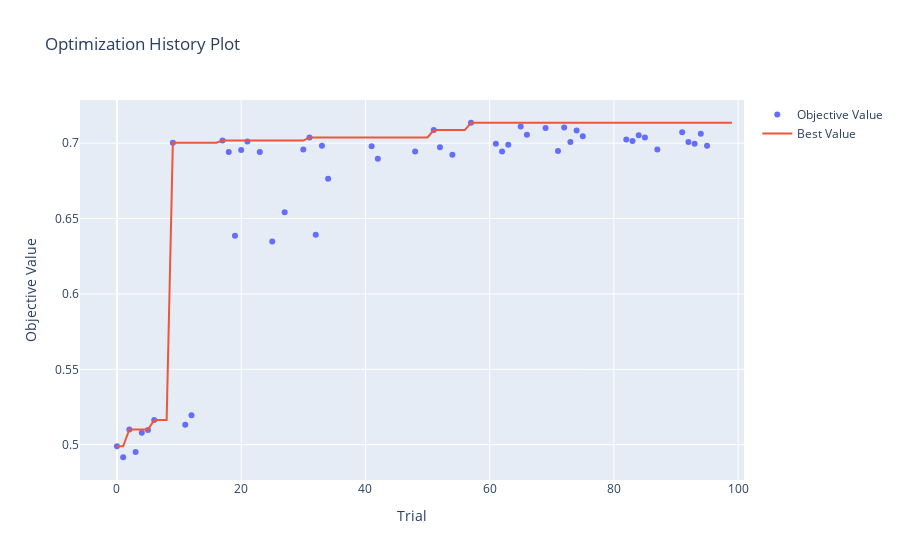
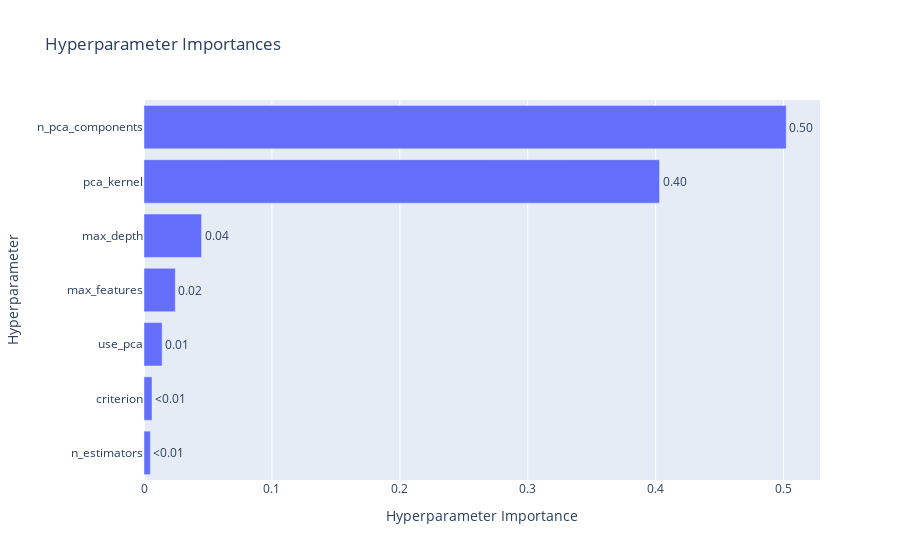
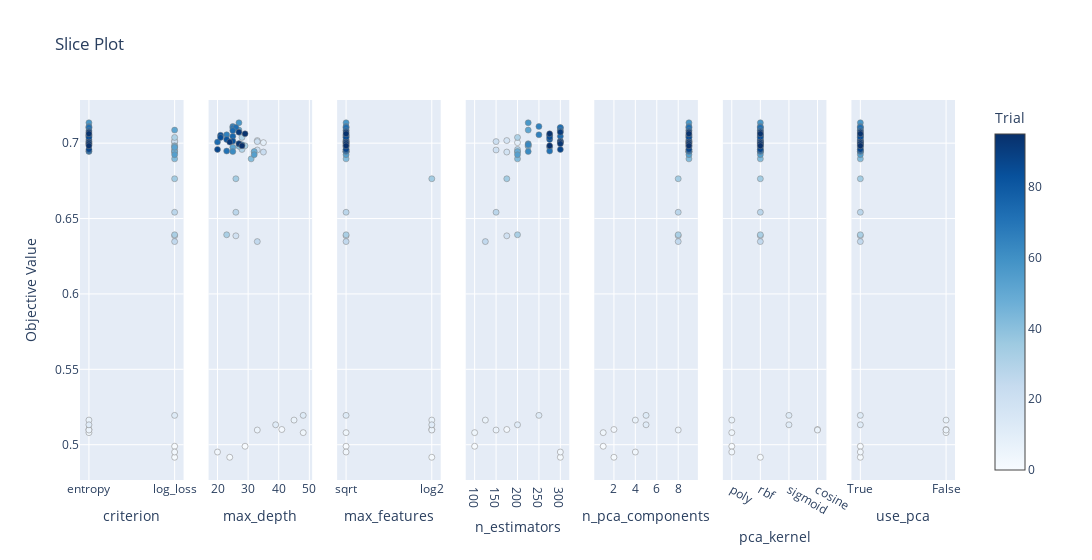

The notebook cell these images were saved under, in order:
### Code cell
import numpy as np
from sklearn.model_selection import train_test_split
from sklearn.preprocessing import StandardScaler
from sklearn.metrics import accuracy_score
from sklearn.decomposition import PCA, KernelPCA
from sklearn.ensemble import RandomForestClassifier
import optuna
import optuna.visualization as vis

n = 9

X = np.load('Datasets/kryptonite-%s-X.npy'%(n))
y = np.load('Datasets/kryptonite-%s-y.npy'%(n))

def objective(trial):
    ### ========== Shuffle and Split Data ========== ###

    X_train, X_val, y_train, y_val = train_test_split(X, y, test_size=0.8, random_state=42)

    scaler = StandardScaler()
    X_train_scaled = scaler.fit_transform(X_train)
    X_val_scaled = scaler.transform(X_val)

    # Suggest dimensionality reduction and kernel parameters
    use_pca = trial.suggest_categorical('use_pca', ['True', 'False'])
    
    if use_pca == 'True':
        kernel_pca = trial.suggest_categorical('pca_kernel', ['linear', 'poly', 'rbf', 'sigmoid', 'cosine'])
        # kernel_pca = 'linear'

        params_pca = {}

        if kernel_pca == 'poly':
            params_pca['degree'] = trial.suggest_int('degree_pca', 1, 10)
        if kernel_pca in ['poly', 'rbf', 'sigmoid']:
            params_pca['gamma'] = trial.suggest_float('gamma_pca', 0.1, 10)

        params_pca['n_jobs'] = -1
        params_pca['n_components'] = trial.suggest_int('n_pca_components', 1, max(1, X_train_scaled.shape[1]))


    ### ========== Dimensionality Reduction ========== ###

    if use_pca == 'True':
        pca = KernelPCA(**params_pca)

        X_train_scaled = pca.fit_transform(X_train_scaled)
        X_val_scaled = pca.transform(X_val)

    # KNN Classifier parameters
    classifier = RandomForestClassifier(
        n_estimators=trial.suggest_int('n_estimators', 100, 300, step=25),
        n_jobs=-1
    )

    # Train the classifier
    classifier.fit(X_train_scaled, y_train)

    # Evaluate on the val set
    y_val_pred = classifier.predict(X_val_scaled)
    val_accuracy = accuracy_score(y_val, y_val_pred)

    # Report validation accuracy for pruning
    trial.report(val_accuracy, step=0)

    # Check if the trial should be pruned
    if trial.should_prune():
        raise optuna.TrialPruned()


    return val_accuracy

# Create a study object with a pruner
pruner = optuna.pruners.MedianPruner()
study = optuna.create_study(direction="maximize", pruner=pruner)

# Optimize the objective function
study.optimize(objective, n_trials=100)

print("Best hyperparameters:", study.best_params)
print("Best value:", study.best_value)

# Visualize the optimization history and parameter importances
vis.plot_optimization_history(study).show()
vis.plot_param_importances(study).show()
vis.plot_slice(study).show()

### Figure 1 — Plotly figure (JSON) as saved in the notebook; plotly's stock layout.template omitted (floating-point values rounded to 4 significant figures)
{"data": [{"mode": "markers", "name": "Objective Value", "type": "scatter", "x": [0, 1, 2, 3, 4, 5, 6, 9, 11, 12, 17, 18, 19, 20, 21, 23, 25, 27, 30, 31, 32, 33, 34, 41, 42, 48, 51, 52, 54, 57, 61, 62, 63, 65, 66, 69, 71, 72, 73, 74, 75, 82, 83, 84, 85, 87, 91, 92, 93, 94, 95], "y": [0.499, 0.4917, 0.5101, 0.4951, 0.508, 0.5097, 0.5163, 0.7003, 0.5132, 0.5194, 0.7017, 0.6941, 0.6385, 0.6955, 0.701, 0.6941, 0.6347, 0.6542, 0.6958, 0.7038, 0.6392, 0.6983, 0.6764, 0.6979, 0.6896, 0.6944, 0.7087, 0.6972, 0.6924, 0.7135, 0.6997, 0.6944, 0.699, 0.7111, 0.7056, 0.7101, 0.6948, 0.7104, 0.7007, 0.7083, 0.7045, 0.7024, 0.7014, 0.7052, 0.7038, 0.6958, 0.7073, 0.7007, 0.6997, 0.7063, 0.6983]}, {"mode": "lines", "name": "Best Value", "type": "scatter", "x": [0, 1, 2, 3, 4, 5, 6, 7, 8, 9, 10, 11, 12, 13, 14, 15, 16, 17, 18, 19, 20, 21, 22, 23, 24, 25, 26, 27, 28, 29, 30, 31, 32, 33, 34, 35, 36, 37, 38, 39, 40, 41, 42, 43, 44, 45, 46, 47, 48, 49, 50, 51, 52, 53, 54, 55, 56, 57, 58, 59, 60, 61, 62, 63, 64, 65, 66, 67, 68, 69, 70, 71, 72, 73, 74, 75, 76, 77, 78, 79, 80, 81, 82, 83, 84, 85, 86, 87, 88, 89, 90, 91, 92, 93, 94, 95, 96, 97, 98, 99], "y": [0.499, 0.499, 0.5101, 0.5101, 0.5101, 0.5101, 0.5163, 0.5163, 0.5163, 0.7003, 0.7003, 0.7003, 0.7003, 0.7003, 0.7003, 0.7003, 0.7003, 0.7017, 0.7017, 0.7017, 0.7017, 0.7017, 0.7017, 0.7017, 0.7017, 0.7017, 0.7017, 0.7017, 0.7017, 0.7017, 0.7017, 0.7038, 0.7038, 0.7038, 0.7038, 0.7038, 0.7038, 0.7038, 0.7038, 0.7038, 0.7038, 0.7038, 0.7038, 0.7038, 0.7038, 0.7038, 0.7038, 0.7038, 0.7038, 0.7038, 0.7038, 0.7087, 0.7087, 0.7087, 0.7087, 0.7087, 0.7087, 0.7135, 0.7135, 0.7135, 0.7135, 0.7135, 0.7135, 0.7135, 0.7135, 0.7135, 0.7135, 0.7135, 0.7135, 0.7135, 0.7135, 0.7135, 0.7135, 0.7135, 0.7135, 0.7135, 0.7135, 0.7135, 0.7135, 0.7135, 0.7135, 0.7135, 0.7135, 0.7135, 0.7135, 0.7135, 0.7135, 0.7135, 0.7135, 0.7135, 0.7135, 0.7135, 0.7135, 0.7135, 0.7135, 0.7135, 0.7135, 0.7135, 0.7135, 0.7135]}, {"marker": {"color": "#cccccc"}, "mode": "markers", "name": "Infeasible Trial", "showlegend": false, "type": "scatter", "x": [], "y": []}], "layout": {"title": {"text": "Optimization History Plot"}, "xaxis": {"title": {"text": "Trial"}}, "yaxis": {"title": {"text": "Objective Value"}}}}

### Figure 2 — Plotly figure (JSON) as saved in the notebook; plotly's stock layout.template omitted (floating-point values rounded to 4 significant figures)
{"data": [{"cliponaxis": false, "hovertemplate": ["n_estimators (IntDistribution): 0.0049884529104392275<extra></extra>", "criterion (CategoricalDistribution): 0.00627927807592078<extra></extra>", "use_pca (CategoricalDistribution): 0.014180047660531768<extra></extra>", "max_features (CategoricalDistribution): 0.024451328238585434<extra></extra>", "max_depth (IntDistribution): 0.04499556614034726<extra></extra>", "pca_kernel (CategoricalDistribution): 0.40303913457652774<extra></extra>", "n_pca_components (IntDistribution): 0.5020661923976477<extra></extra>"], "name": "Objective Value", "orientation": "h", "text": ["<0.01", "<0.01", "0.01", "0.02", "0.04", "0.40", "0.50"], "textposition": "outside", "type": "bar", "x": [0.004988, 0.006279, 0.01418, 0.02445, 0.045, 0.403, 0.5021], "y": ["n_estimators", "criterion", "use_pca", "max_features", "max_depth", "pca_kernel", "n_pca_components"]}], "layout": {"title": {"text": "Hyperparameter Importances"}, "xaxis": {"title": {"text": "Hyperparameter Importance"}}, "yaxis": {"title": {"text": "Hyperparameter"}}}}

### Figure 3 — Plotly figure (JSON) as saved in the notebook; plotly's stock layout.template omitted (floating-point values rounded to 4 significant figures)
{"data": [{"marker": {"color": [0, 1, 2, 3, 4, 5, 6, 9, 11, 12, 17, 18, 19, 20, 21, 23, 25, 27, 30, 31, 32, 33, 34, 41, 42, 48, 51, 52, 54, 57, 61, 62, 63, 65, 66, 69, 71, 72, 73, 74, 75, 82, 83, 84, 85, 87, 91, 92, 93, 94, 95], "colorbar": {"title": {"text": "Trial"}, "x": 1, "xpad": 40}, "colorscale": [[0, "rgb(247,251,255)"], [0.125, "rgb(222,235,247)"], [0.25, "rgb(198,219,239)"], [0.375, "rgb(158,202,225)"], [0.5, "rgb(107,174,214)"], [0.625, "rgb(66,146,198)"], [0.75, "rgb(33,113,181)"], [0.875, "rgb(8,81,156)"], [1, "rgb(8,48,107)"]], "line": {"color": "Grey", "width": 0.5}, "showscale": true}, "mode": "markers", "name": "Feasible Trial", "showlegend": false, "type": "scatter", "x": ["log_loss", "log_loss", "entropy", "log_loss", "entropy", "entropy", "entropy", "log_loss", "entropy", "log_loss", "log_loss", "log_loss", "log_loss", "log_loss", "log_loss", "log_loss", "log_loss", "log_loss", "log_loss", "log_loss", "log_loss", "log_loss", "log_loss", "log_loss", "log_loss", "log_loss", "log_loss", "log_loss", "log_loss", "entropy", "entropy", "entropy", "entropy", "entropy", "entropy", "entropy", "entropy", "entropy", "entropy", "entropy", "entropy", "entropy", "entropy", "entropy", "entropy", "entropy", "entropy", "entropy", "entropy", "entropy", "entropy"], "xaxis": "x", "y": [0.499, 0.4917, 0.5101, 0.4951, 0.508, 0.5097, 0.5163, 0.7003, 0.5132, 0.5194, 0.7017, 0.6941, 0.6385, 0.6955, 0.701, 0.6941, 0.6347, 0.6542, 0.6958, 0.7038, 0.6392, 0.6983, 0.6764, 0.6979, 0.6896, 0.6944, 0.7087, 0.6972, 0.6924, 0.7135, 0.6997, 0.6944, 0.699, 0.7111, 0.7056, 0.7101, 0.6948, 0.7104, 0.7007, 0.7083, 0.7045, 0.7024, 0.7014, 0.7052, 0.7038, 0.6958, 0.7073, 0.7007, 0.6997, 0.7063, 0.6983], "yaxis": "y"}, {"marker": {"color": [0, 1, 2, 3, 4, 5, 6, 9, 11, 12, 17, 18, 19, 20, 21, 23, 25, 27, 30, 31, 32, 33, 34, 41, 42, 48, 51, 52, 54, 57, 61, 62, 63, 65, 66, 69, 71, 72, 73, 74, 75, 82, 83, 84, 85, 87, 91, 92, 93, 94, 95], "colorbar": {"title": {"text": "Trial"}, "x": 1, "xpad": 40}, "colorscale": [[0, "rgb(247,251,255)"], [0.125, "rgb(222,235,247)"], [0.25, "rgb(198,219,239)"], [0.375, "rgb(158,202,225)"], [0.5, "rgb(107,174,214)"], [0.625, "rgb(66,146,198)"], [0.75, "rgb(33,113,181)"], [0.875, "rgb(8,81,156)"], [1, "rgb(8,48,107)"]], "line": {"color": "Grey", "width": 0.5}, "showscale": false}, "mode": "markers", "name": "Feasible Trial", "showlegend": false, "type": "scatter", "x": [29, 24, 41, 20, 48, 33, 45, 35, 39, 48, 33, 32, 26, 33, 33, 35, 33, 26, 28, 28, 23, 29, 26, 27, 31, 32, 27, 25, 32, 27, 27, 25, 28, 25, 23, 25, 23, 26, 20, 25, 25, 23, 25, 21, 21, 20, 27, 24, 27, 29, 28], "xaxis": "x2", "y": [0.499, 0.4917, 0.5101, 0.4951, 0.508, 0.5097, 0.5163, 0.7003, 0.5132, 0.5194, 0.7017, 0.6941, 0.6385, 0.6955, 0.701, 0.6941, 0.6347, 0.6542, 0.6958, 0.7038, 0.6392, 0.6983, 0.6764, 0.6979, 0.6896, 0.6944, 0.7087, 0.6972, 0.6924, 0.7135, 0.6997, 0.6944, 0.699, 0.7111, 0.7056, 0.7101, 0.6948, 0.7104, 0.7007, 0.7083, 0.7045, 0.7024, 0.7014, 0.7052, 0.7038, 0.6958, 0.7073, 0.7007, 0.6997, 0.7063, 0.6983], "yaxis": "y2"}, {"marker": {"color": [0, 1, 2, 3, 4, 5, 6, 9, 11, 12, 17, 18, 19, 20, 21, 23, 25, 27, 30, 31, 32, 33, 34, 41, 42, 48, 51, 52, 54, 57, 61, 62, 63, 65, 66, 69, 71, 72, 73, 74, 75, 82, 83, 84, 85, 87, 91, 92, 93, 94, 95], "colorbar": {"title": {"text": "Trial"}, "x": 1, "xpad": 40}, "colorscale": [[0, "rgb(247,251,255)"], [0.125, "rgb(222,235,247)"], [0.25, "rgb(198,219,239)"], [0.375, "rgb(158,202,225)"], [0.5, "rgb(107,174,214)"], [0.625, "rgb(66,146,198)"], [0.75, "rgb(33,113,181)"], [0.875, "rgb(8,81,156)"], [1, "rgb(8,48,107)"]], "line": {"color": "Grey", "width": 0.5}, "showscale": false}, "mode": "markers", "name": "Feasible Trial", "showlegend": false, "type": "scatter", "x": ["sqrt", "log2", "log2", "sqrt", "sqrt", "log2", "log2", "sqrt", "log2", "sqrt", "sqrt", "sqrt", "sqrt", "sqrt", "sqrt", "sqrt", "sqrt", "sqrt", "sqrt", "sqrt", "sqrt", "sqrt", "log2", "sqrt", "sqrt", "sqrt", "sqrt", "sqrt", "sqrt", "sqrt", "sqrt", "sqrt", "sqrt", "sqrt", "sqrt", "sqrt", "sqrt", "sqrt", "sqrt", "sqrt", "sqrt", "sqrt", "sqrt", "sqrt", "sqrt", "sqrt", "sqrt", "sqrt", "sqrt", "sqrt", "sqrt"], "xaxis": "x3", "y": [0.499, 0.4917, 0.5101, 0.4951, 0.508, 0.5097, 0.5163, 0.7003, 0.5132, 0.5194, 0.7017, 0.6941, 0.6385, 0.6955, 0.701, 0.6941, 0.6347, 0.6542, 0.6958, 0.7038, 0.6392, 0.6983, 0.6764, 0.6979, 0.6896, 0.6944, 0.7087, 0.6972, 0.6924, 0.7135, 0.6997, 0.6944, 0.699, 0.7111, 0.7056, 0.7101, 0.6948, 0.7104, 0.7007, 0.7083, 0.7045, 0.7024, 0.7014, 0.7052, 0.7038, 0.6958, 0.7073, 0.7007, 0.6997, 0.7063, 0.6983], "yaxis": "y3"}, {"marker": {"color": [0, 1, 2, 3, 4, 5, 6, 9, 11, 12, 17, 18, 19, 20, 21, 23, 25, 27, 30, 31, 32, 33, 34, 41, 42, 48, 51, 52, 54, 57, 61, 62, 63, 65, 66, 69, 71, 72, 73, 74, 75, 82, 83, 84, 85, 87, 91, 92, 93, 94, 95], "colorbar": {"title": {"text": "Trial"}, "x": 1, "xpad": 40}, "colorscale": [[0, "rgb(247,251,255)"], [0.125, "rgb(222,235,247)"], [0.25, "rgb(198,219,239)"], [0.375, "rgb(158,202,225)"], [0.5, "rgb(107,174,214)"], [0.625, "rgb(66,146,198)"], [0.75, "rgb(33,113,181)"], [0.875, "rgb(8,81,156)"], [1, "rgb(8,48,107)"]], "line": {"color": "Grey", "width": 0.5}, "showscale": false}, "mode": "markers", "name": "Feasible Trial", "showlegend": false, "type": "scatter", "x": [100, 300, 175, 300, 100, 150, 125, 200, 200, 250, 175, 175, 175, 150, 150, 200, 125, 150, 200, 200, 200, 225, 175, 225, 200, 200, 225, 275, 200, 225, 225, 225, 225, 250, 250, 300, 275, 300, 300, 300, 300, 275, 300, 275, 275, 300, 300, 300, 300, 275, 275], "xaxis": "x4", "y": [0.499, 0.4917, 0.5101, 0.4951, 0.508, 0.5097, 0.5163, 0.7003, 0.5132, 0.5194, 0.7017, 0.6941, 0.6385, 0.6955, 0.701, 0.6941, 0.6347, 0.6542, 0.6958, 0.7038, 0.6392, 0.6983, 0.6764, 0.6979, 0.6896, 0.6944, 0.7087, 0.6972, 0.6924, 0.7135, 0.6997, 0.6944, 0.699, 0.7111, 0.7056, 0.7101, 0.6948, 0.7104, 0.7007, 0.7083, 0.7045, 0.7024, 0.7014, 0.7052, 0.7038, 0.6958, 0.7073, 0.7007, 0.6997, 0.7063, 0.6983], "yaxis": "y4"}, {"marker": {"color": [0, 1, 2, 3, 4, 5, 6, 9, 11, 12, 17, 18, 19, 20, 21, 23, 25, 27, 30, 31, 32, 33, 34, 41, 42, 48, 51, 52, 54, 57, 61, 62, 63, 65, 66, 69, 71, 72, 73, 74, 75, 82, 83, 84, 85, 87, 91, 92, 93, 94, 95], "colorbar": {"title": {"text": "Trial"}, "x": 1, "xpad": 40}, "colorscale": [[0, "rgb(247,251,255)"], [0.125, "rgb(222,235,247)"], [0.25, "rgb(198,219,239)"], [0.375, "rgb(158,202,225)"], [0.5, "rgb(107,174,214)"], [0.625, "rgb(66,146,198)"], [0.75, "rgb(33,113,181)"], [0.875, "rgb(8,81,156)"], [1, "rgb(8,48,107)"]], "line": {"color": "Grey", "width": 0.5}, "showscale": false}, "mode": "markers", "name": "Feasible Trial", "showlegend": false, "type": "scatter", "x": [1, 2, 2, 4, 1, 8, 4, 9, 5, 5, 9, 9, 8, 9, 9, 9, 8, 8, 9, 9, 8, 9, 8, 9, 9, 9, 9, 9, 9, 9, 9, 9, 9, 9, 9, 9, 9, 9, 9, 9, 9, 9, 9, 9, 9, 9, 9, 9, 9, 9, 9], "xaxis": "x5", "y": [0.499, 0.4917, 0.5101, 0.4951, 0.508, 0.5097, 0.5163, 0.7003, 0.5132, 0.5194, 0.7017, 0.6941, 0.6385, 0.6955, 0.701, 0.6941, 0.6347, 0.6542, 0.6958, 0.7038, 0.6392, 0.6983, 0.6764, 0.6979, 0.6896, 0.6944, 0.7087, 0.6972, 0.6924, 0.7135, 0.6997, 0.6944, 0.699, 0.7111, 0.7056, 0.7101, 0.6948, 0.7104, 0.7007, 0.7083, 0.7045, 0.7024, 0.7014, 0.7052, 0.7038, 0.6958, 0.7073, 0.7007, 0.6997, 0.7063, 0.6983], "yaxis": "y5"}, {"marker": {"color": [0, 1, 2, 3, 4, 5, 6, 9, 11, 12, 17, 18, 19, 20, 21, 23, 25, 27, 30, 31, 32, 33, 34, 41, 42, 48, 51, 52, 54, 57, 61, 62, 63, 65, 66, 69, 71, 72, 73, 74, 75, 82, 83, 84, 85, 87, 91, 92, 93, 94, 95], "colorbar": {"title": {"text": "Trial"}, "x": 1, "xpad": 40}, "colorscale": [[0, "rgb(247,251,255)"], [0.125, "rgb(222,235,247)"], [0.25, "rgb(198,219,239)"], [0.375, "rgb(158,202,225)"], [0.5, "rgb(107,174,214)"], [0.625, "rgb(66,146,198)"], [0.75, "rgb(33,113,181)"], [0.875, "rgb(8,81,156)"], [1, "rgb(8,48,107)"]], "line": {"color": "Grey", "width": 0.5}, "showscale": false}, "mode": "markers", "name": "Feasible Trial", "showlegend": false, "type": "scatter", "x": ["poly", "rbf", "cosine", "poly", "poly", "cosine", "poly", "rbf", "sigmoid", "sigmoid", "rbf", "rbf", "rbf", "rbf", "rbf", "rbf", "rbf", "rbf", "rbf", "rbf", "rbf", "rbf", "rbf", "rbf", "rbf", "rbf", "rbf", "rbf", "rbf", "rbf", "rbf", "rbf", "rbf", "rbf", "rbf", "rbf", "rbf", "rbf", "rbf", "rbf", "rbf", "rbf", "rbf", "rbf", "rbf", "rbf", "rbf", "rbf", "rbf", "rbf", "rbf"], "xaxis": "x6", "y": [0.499, 0.4917, 0.5101, 0.4951, 0.508, 0.5097, 0.5163, 0.7003, 0.5132, 0.5194, 0.7017, 0.6941, 0.6385, 0.6955, 0.701, 0.6941, 0.6347, 0.6542, 0.6958, 0.7038, 0.6392, 0.6983, 0.6764, 0.6979, 0.6896, 0.6944, 0.7087, 0.6972, 0.6924, 0.7135, 0.6997, 0.6944, 0.699, 0.7111, 0.7056, 0.7101, 0.6948, 0.7104, 0.7007, 0.7083, 0.7045, 0.7024, 0.7014, 0.7052, 0.7038, 0.6958, 0.7073, 0.7007, 0.6997, 0.7063, 0.6983], "yaxis": "y6"}, {"marker": {"color": [0, 1, 2, 3, 4, 5, 6, 9, 11, 12, 17, 18, 19, 20, 21, 23, 25, 27, 30, 31, 32, 33, 34, 41, 42, 48, 51, 52, 54, 57, 61, 62, 63, 65, 66, 69, 71, 72, 73, 74, 75, 82, 83, 84, 85, 87, 91, 92, 93, 94, 95], "colorbar": {"title": {"text": "Trial"}, "x": 1, "xpad": 40}, "colorscale": [[0, "rgb(247,251,255)"], [0.125, "rgb(222,235,247)"], [0.25, "rgb(198,219,239)"], [0.375, "rgb(158,202,225)"], [0.5, "rgb(107,174,214)"], [0.625, "rgb(66,146,198)"], [0.75, "rgb(33,113,181)"], [0.875, "rgb(8,81,156)"], [1, "rgb(8,48,107)"]], "line": {"color": "Grey", "width": 0.5}, "showscale": false}, "mode": "markers", "name": "Feasible Trial", "showlegend": false, "type": "scatter", "x": ["True", "True", "False", "True", "False", "False", "False", "True", "True", "True", "True", "True", "True", "True", "True", "True", "True", "True", "True", "True", "True", "True", "True", "True", "True", "True", "True", "True", "True", "True", "True", "True", "True", "True", "True", "True", "True", "True", "True", "True", "True", "True", "True", "True", "True", "True", "True", "True", "True", "True", "True"], "xaxis": "x7", "y": [0.499, 0.4917, 0.5101, 0.4951, 0.508, 0.5097, 0.5163, 0.7003, 0.5132, 0.5194, 0.7017, 0.6941, 0.6385, 0.6955, 0.701, 0.6941, 0.6347, 0.6542, 0.6958, 0.7038, 0.6392, 0.6983, 0.6764, 0.6979, 0.6896, 0.6944, 0.7087, 0.6972, 0.6924, 0.7135, 0.6997, 0.6944, 0.699, 0.7111, 0.7056, 0.7101, 0.6948, 0.7104, 0.7007, 0.7083, 0.7045, 0.7024, 0.7014, 0.7052, 0.7038, 0.6958, 0.7073, 0.7007, 0.6997, 0.7063, 0.6983], "yaxis": "y7"}], "layout": {"title": {"text": "Slice Plot"}, "width": 2100, "xaxis": {"anchor": "y", "categoryarray": ["entropy", "log_loss"], "categoryorder": "array", "domain": [0, 0.1184], "title": {"text": "criterion"}, "type": "category"}, "xaxis2": {"anchor": "y2", "domain": [0.1469, 0.2653], "title": {"text": "max_depth"}}, "xaxis3": {"anchor": "y3", "categoryarray": ["sqrt", "log2"], "categoryorder": "array", "domain": [0.2939, 0.4122], "title": {"text": "max_features"}, "type": "category"}, "xaxis4": {"anchor": "y4", "domain": [0.4408, 0.5592], "title": {"text": "n_estimators"}}, "xaxis5": {"anchor": "y5", "domain": [0.5878, 0.7061], "title": {"text": "n_pca_components"}}, "xaxis6": {"anchor": "y6", "categoryarray": ["linear", "poly", "rbf", "sigmoid", "cosine"], "categoryorder": "array", "domain": [0.7347, 0.8531], "title": {"text": "pca_kernel"}, "type": "category"}, "xaxis7": {"anchor": "y7", "categoryarray": ["True", "False"], "categoryorder": "array", "domain": [0.8816, 1.0], "title": {"text": "use_pca"}, "type": "category"}, "yaxis": {"anchor": "x", "domain": [0, 1], "title": {"text": "Objective Value"}}, "yaxis2": {"anchor": "x2", "domain": [0, 1], "matches": "y", "showticklabels": false}, "yaxis3": {"anchor": "x3", "domain": [0, 1], "matches": "y", "showticklabels": false}, "yaxis4": {"anchor": "x4", "domain": [0, 1], "matches": "y", "showticklabels": false}, "yaxis5": {"anchor": "x5", "domain": [0, 1], "matches": "y", "showticklabels": false}, "yaxis6": {"anchor": "x6", "domain": [0, 1], "matches": "y", "showticklabels": false}, "yaxis7": {"anchor": "x7", "domain": [0, 1], "matches": "y", "showticklabels": false}}}
